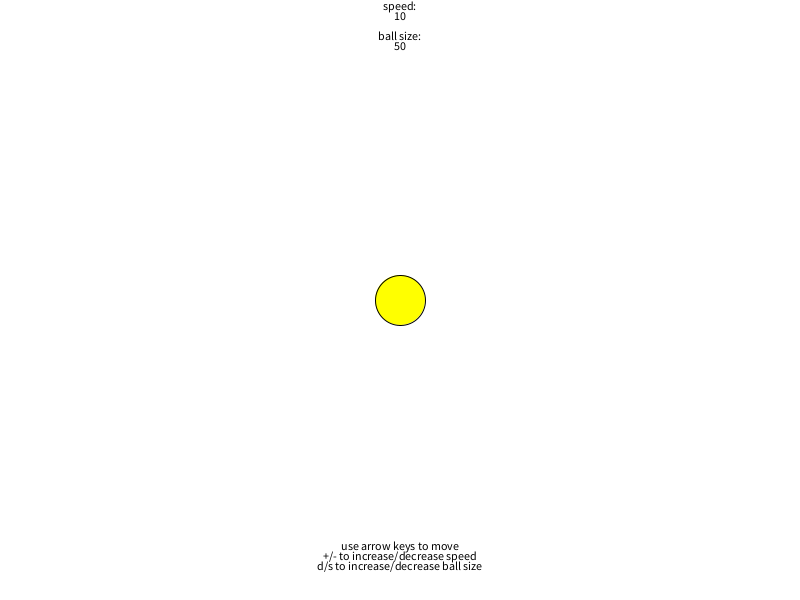
Frame 1 (no input)
Frame 60 (the mouse pressed at the canvas centre just before this capture): identical to frame 1, image omitted
Frame 120 (the mouse held since frame 60 and released just before this capture): identical to frame 1, image omitted

The Processing sketch that drew this single still picture (run headless with seeded random() and noise(); from frame 60 on, the mouse is pressed at the canvas centre):

// Processing sketch: processing_29979
// ── processing_29979.pde

int x;
int y;
int speed;
int diam;
  
void setup (){
  size(800,600);
  smooth();
  x=width/2;
  y=height/2;
  speed=10;
  diam=50;
}
  
  
void draw(){
    
    
  background(255);
  fill(0);
  textAlign(CENTER);
  text("use arrow keys to move", width/2, height-50);
  text("+/- to increase/decrease speed", width/2, height-40);
  text("d/s to increase/decrease ball size", width/2, height-30);
  text(speed, width/2, height-height+20);
  text("speed:", width/2, height-height+10);
  text(diam, width/2, height-height+50);
  text("ball size:", width/2, height-height+40);
  fill(255,255,0);
  ellipse(x,y,diam,diam);
  
if (x>width-diam/2){
 x=width-diam/2;
}
if (y>height-diam/2){
 y=height-diam/2;
}
if (x<diam/2){
 x=diam/2;
}
if (y<diam/2){
 y=diam/2;
}
if (speed<1){
 speed=1;
}
if (speed>100){
 speed=100;
}
if (diam<11){
 diam=10;
}
if (diam>200){
 diam=200;
}
else
if (keyPressed){
   if (keyCode == RIGHT) {
    x=x+speed;  
   }
  if (keyCode == LEFT) {
    x=x-speed;  
   }
  if (keyCode == UP) {
    y=y-speed;  
   }
  if (keyCode == DOWN) {
    y=y+speed;  
   }
  if (key == '+') {
    speed=speed+1;  
   }
  if (key == '-') {
    speed=speed-1;  
   }
  if (key == 'd') {
    diam=diam+10;  
   }
  if (key == 's') {
    diam=diam-10;  
   }
}
}
